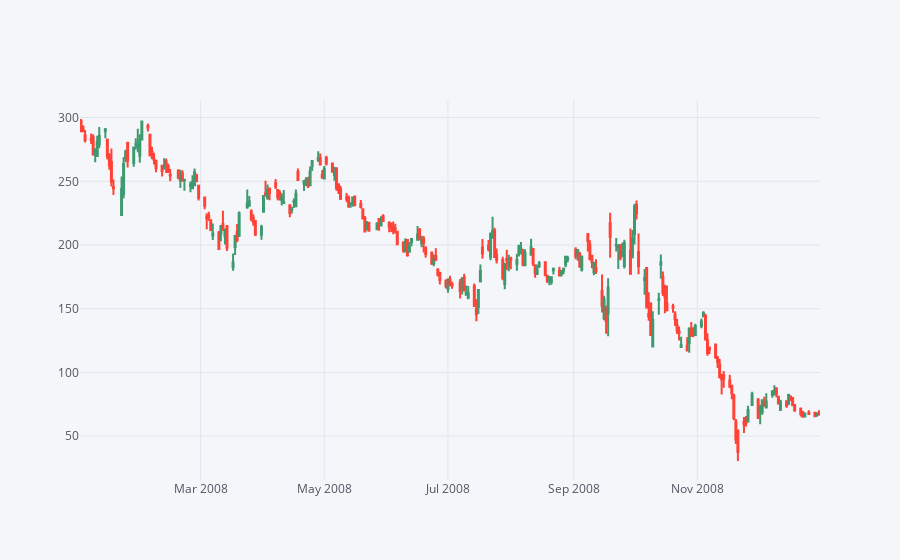

Notebook cell for this chart:
### Code cell
C08=C[['Open','High','Low','Close']].loc['2008-01-01':'2009-01-01']
C08.iplot(kind='candle')

### Figure 1 — Plotly figure (JSON) as saved in the notebook; plotly's stock layout.template omitted (floating-point values rounded to 4 significant figures; data arrays with more than 128 entries replaced by an {"elided": "..."} marker saying what was removed)
{"data": [{"close": {"elided": "253 float values"}, "high": {"elided": "253 float values"}, "low": {"elided": "253 float values"}, "open": {"elided": "253 float values"}, "showlegend": false, "type": "candlestick", "x": {"elided": "253 str values"}, "yaxis": "y2"}], "layout": {"legend": {"bgcolor": "#F5F6F9", "font": {"color": "#4D5663"}}, "paper_bgcolor": "#F5F6F9", "plot_bgcolor": "#F5F6F9", "title": {"font": {"color": "#4D5663"}}, "xaxis": {"gridcolor": "#E1E5ED", "rangeslider": {"visible": false}, "showgrid": true, "tickfont": {"color": "#4D5663"}, "title": {"font": {"color": "#4D5663"}, "text": ""}, "zerolinecolor": "#E1E5ED"}, "yaxis": {"gridcolor": "#E1E5ED", "showgrid": true, "showticklabels": false, "tickfont": {"color": "#4D5663"}, "title": {"font": {"color": "#4D5663"}, "text": ""}, "zerolinecolor": "#E1E5ED"}, "yaxis2": {"gridcolor": "#E1E5ED", "showgrid": true, "tickfont": {"color": "#4D5663"}, "title": {"font": {"color": "#4D5663"}, "text": ""}, "zerolinecolor": "#E1E5ED"}}}
